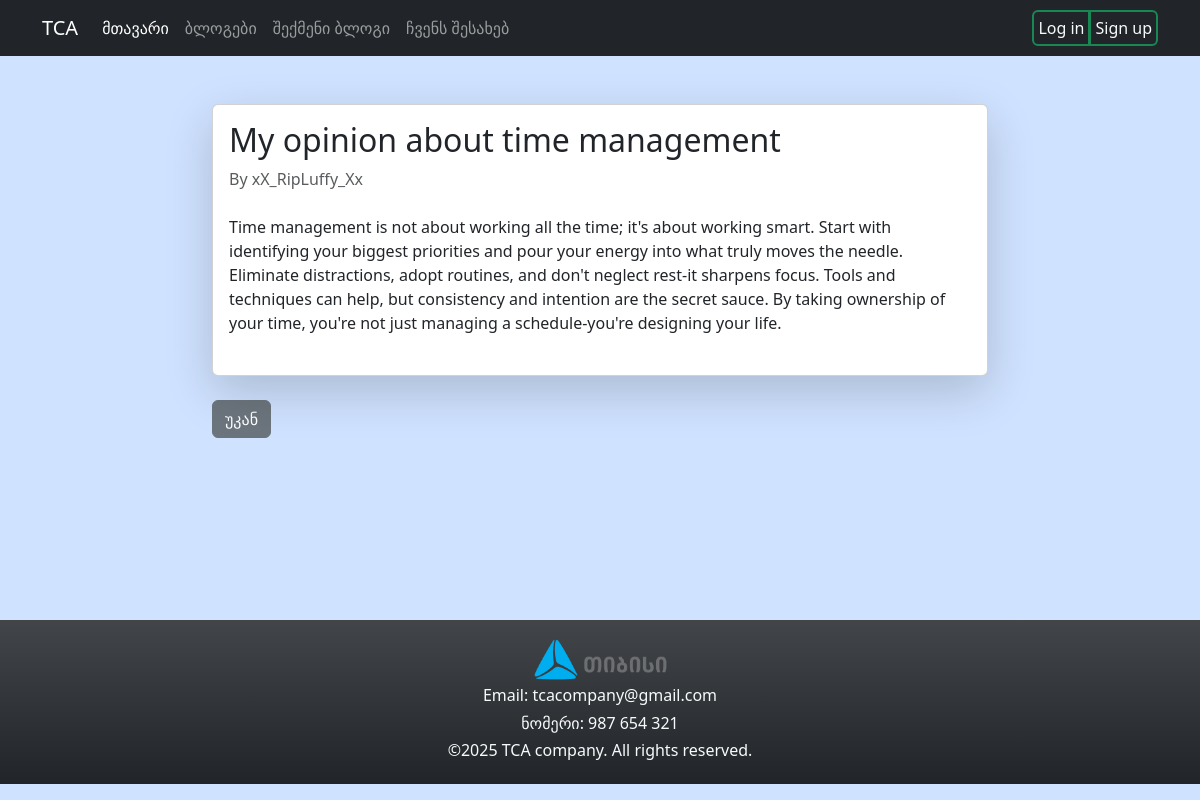
Screenshot of /blog_detail/3 with the database file from the repository.
### models.py (models this page shows, shortened)
class Blog(db.Model):
    id = db.Column(db.Integer(), primary_key=True)
    title = db.Column(db.String())
    content = db.Column(db.String())
    author = db.Column(db.String())
    comments = db.relationship('Comment', backref='blog', cascade="all, delete")  # Fix backref
    def delete(self):
        db.session.delete(self)
        db.session.commit()

### routes.py (the view, shortened to what this page needs)
@app.route('/blog_detail/<int:blog_id>', methods=['GET', 'POST'])
def blog_detail(blog_id):
    blog = Blog.query.get_or_404(blog_id)
    comments = Comment.query.filter_by(blog_id=blog.id).all()
    return render_template('blog_detail.html', blog=blog, comments=comments)

### templates/blog_detail.html
{% extends "base.html" %}
{% block content %}
<div class="container mt-5 flex-grow-1" style="width: 50rem">
    <div class="card shadow-lg">
        <div class="card-body">
            <h2 class="card-title">{{ blog.title }}</h2>
            <p class="text-muted">By {{ blog.author }}</p>
            <p class="card-text mt-4 pb-4">{{ blog.content }}</p>
        </div>
    </div>
    <div class="mt-4">
        <a href="/Blogs" class="btn btn-secondary">უკან</a>
    </div>
</div>
{% endblock content %}

### templates/base.html (style rules this page uses)
body { display: flex; flex-direction: column; min-height: 100vh; }

### rows the page displays
Blog: title "My opinion about time management", author "xX_RipLuffy_Xx", content "Time management is not about working all the time; it's about working smart. Start with identifying your biggest priorities and pour your energy into what truly moves the needle. Eliminate distractions, adopt routines, and don't neglect rest-it sharpens focus. Tools and techniques can help, but consistency and intention are the secret sauce. By taking ownership of your time, you're not just managing a schedule-you're designing your life."
